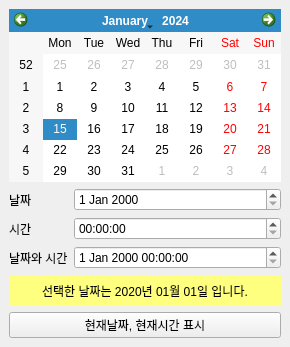
<?xml version="1.0" encoding="UTF-8"?>
<ui version="4.0">
 <class>MainWindow</class>
 <widget class="QMainWindow" name="MainWindow">
  <property name="geometry">
   <rect>
    <x>0</x>
    <y>0</y>
    <width>290</width>
    <height>347</height>
   </rect>
  </property>
  <property name="windowTitle">
   <string>MainWindow</string>
  </property>
  <widget class="QWidget" name="centralwidget">
   <layout class="QVBoxLayout" name="verticalLayout">
    <item>
     <widget class="QCalendarWidget" name="cal"/>
    </item>
    <item>
     <layout class="QFormLayout" name="formLayout">
      <item row="0" column="0">
       <widget class="QLabel" name="Label_2">
        <property name="text">
         <string>날짜</string>
        </property>
       </widget>
      </item>
      <item row="0" column="1">
       <widget class="QDateEdit" name="DateEdit"/>
      </item>
      <item row="1" column="0">
       <widget class="QLabel" name="Label_3">
        <property name="text">
         <string>시간</string>
        </property>
       </widget>
      </item>
      <item row="1" column="1">
       <widget class="QTimeEdit" name="TimeEdit"/>
      </item>
      <item row="2" column="1">
       <widget class="QDateTimeEdit" name="DateTimeEdit"/>
      </item>
      <item row="2" column="0">
       <widget class="QLabel" name="Label">
        <property name="text">
         <string>날짜와 시간</string>
        </property>
       </widget>
      </item>
     </layout>
    </item>
    <item>
     <widget class="QLabel" name="lblMsg">
      <property name="sizePolicy">
       <sizepolicy hsizetype="Preferred" vsizetype="Minimum">
        <horstretch>0</horstretch>
        <verstretch>0</verstretch>
       </sizepolicy>
      </property>
      <property name="minimumSize">
       <size>
        <width>0</width>
        <height>31</height>
       </size>
      </property>
      <property name="maximumSize">
       <size>
        <width>16777215</width>
        <height>31</height>
       </size>
      </property>
      <property name="styleSheet">
       <string notr="true">background-color: rgb(255, 255, 127);</string>
      </property>
      <property name="text">
       <string>선택한 날짜는 2020년 01월 01일 입니다.</string>
      </property>
      <property name="alignment">
       <set>Qt::AlignCenter</set>
      </property>
     </widget>
    </item>
    <item>
     <widget class="QPushButton" name="btnToday">
      <property name="text">
       <string>현재날짜, 현재시간 표시</string>
      </property>
     </widget>
    </item>
   </layout>
  </widget>
 </widget>
 <resources/>
 <connections>
  <connection>
   <sender>cal</sender>
   <signal>clicked(QDate)</signal>
   <receiver>DateEdit</receiver>
   <slot>setDate(QDate)</slot>
   <hints>
    <hint type="sourcelabel">
     <x>80</x>
     <y>184</y>
    </hint>
    <hint type="destinationlabel">
     <x>93</x>
     <y>208</y>
    </hint>
   </hints>
  </connection>
  <connection>
   <sender>cal</sender>
   <signal>clicked(QDate)</signal>
   <receiver>DateTimeEdit</receiver>
   <slot>setDate(QDate)</slot>
   <hints>
    <hint type="sourcelabel">
     <x>142</x>
     <y>137</y>
    </hint>
    <hint type="destinationlabel">
     <x>157</x>
     <y>265</y>
    </hint>
   </hints>
  </connection>
  <connection>
   <sender>DateEdit</sender>
   <signal>dateChanged(QDate)</signal>
   <receiver>cal</receiver>
   <slot>setSelectedDate(QDate)</slot>
   <hints>
    <hint type="sourcelabel">
     <x>116</x>
     <y>201</y>
    </hint>
    <hint type="destinationlabel">
     <x>115</x>
     <y>182</y>
    </hint>
   </hints>
  </connection>
  <connection>
   <sender>DateTimeEdit</sender>
   <signal>dateChanged(QDate)</signal>
   <receiver>cal</receiver>
   <slot>setSelectedDate(QDate)</slot>
   <hints>
    <hint type="sourcelabel">
     <x>175</x>
     <y>256</y>
    </hint>
    <hint type="destinationlabel">
     <x>171</x>
     <y>184</y>
    </hint>
   </hints>
  </connection>
  <connection>
   <sender>DateEdit</sender>
   <signal>dateChanged(QDate)</signal>
   <receiver>DateTimeEdit</receiver>
   <slot>setDate(QDate)</slot>
   <hints>
    <hint type="sourcelabel">
     <x>186</x>
     <y>211</y>
    </hint>
    <hint type="destinationlabel">
     <x>187</x>
     <y>262</y>
    </hint>
   </hints>
  </connection>
  <connection>
   <sender>DateTimeEdit</sender>
   <signal>dateChanged(QDate)</signal>
   <receiver>DateEdit</receiver>
   <slot>setDate(QDate)</slot>
   <hints>
    <hint type="sourcelabel">
     <x>203</x>
     <y>261</y>
    </hint>
    <hint type="destinationlabel">
     <x>199</x>
     <y>210</y>
    </hint>
   </hints>
  </connection>
  <connection>
   <sender>TimeEdit</sender>
   <signal>timeChanged(QTime)</signal>
   <receiver>DateTimeEdit</receiver>
   <slot>setTime(QTime)</slot>
   <hints>
    <hint type="sourcelabel">
     <x>208</x>
     <y>235</y>
    </hint>
    <hint type="destinationlabel">
     <x>214</x>
     <y>257</y>
    </hint>
   </hints>
  </connection>
  <connection>
   <sender>DateTimeEdit</sender>
   <signal>timeChanged(QTime)</signal>
   <receiver>TimeEdit</receiver>
   <slot>setTime(QTime)</slot>
   <hints>
    <hint type="sourcelabel">
     <x>239</x>
     <y>259</y>
    </hint>
    <hint type="destinationlabel">
     <x>237</x>
     <y>239</y>
    </hint>
   </hints>
  </connection>
 </connections>
 <slots>
  <slot>slot1()</slot>
 </slots>
</ui>
